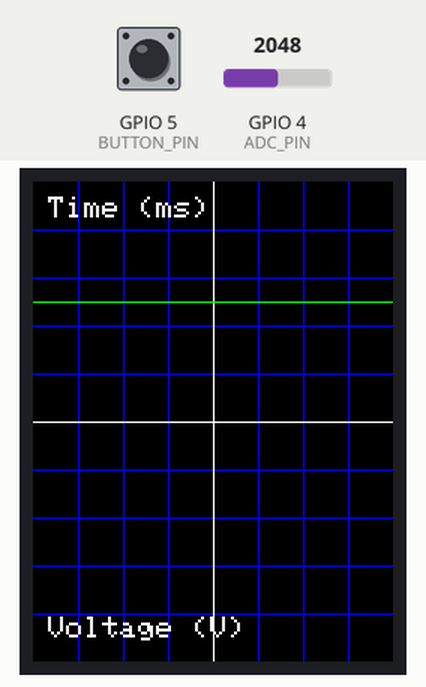
Bench run of a sketch on a simulated ESP32. Parts: 240×320 colour display. Inputs (shaded band) come from the test bench; at power-on: GPIO 4 (ADC_PIN) = 2048, GPIO 5 (BUTTON_PIN) HIGH. Nothing arrives over Bluetooth unless stated; what the sketch prints to the serial monitor is not drawn.

Above: at 1.4 s.
1.5 s: GPIO 4 (ADC_PIN) set to 1043
At 3.0 s:
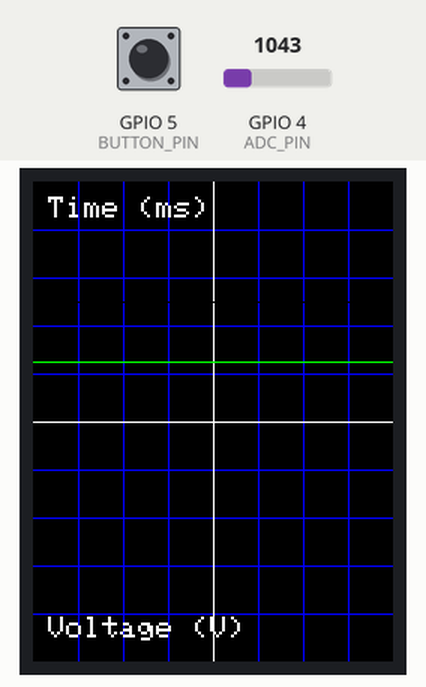
3.3 s: GPIO 4 (ADC_PIN) set to 963
At 4.2 s:
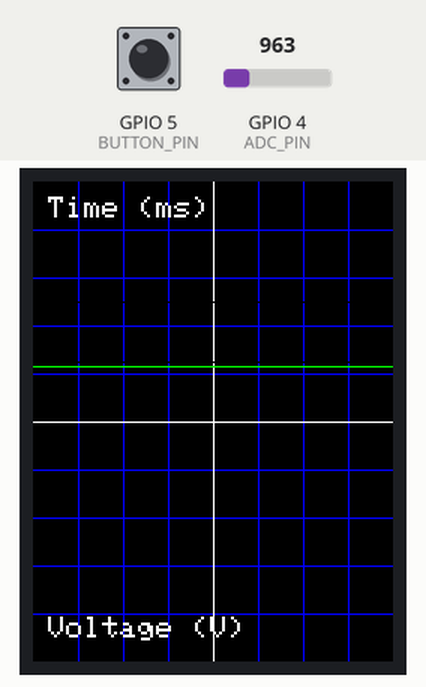
5.1 s: GPIO 5 (BUTTON_PIN) pulled LOW for 0.15 s
6.7 s: GPIO 5 (BUTTON_PIN) pulled LOW for 1 s
Timing chart, 0 to 7.6 s (numbered marks = the images above; inputs shaded):
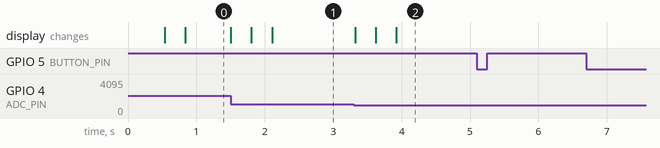

Measured:
- after the input at 1.5 s, the display: first changes at once (image 1 shows a later state)
- after the input at 3.3 s, the display: first changes at once (image 2 shows a later state)

The sketch:

oscilloscope.ino
```cpp
//with successful runstop button
#include <Adafruit_GFX.h>
#include <Adafruit_ST7789.h>
#include <SPI.h>
#include <math.h>
#include "BluetoothSerial.h"

#define TFT_CS     14
#define TFT_RST    15
#define TFT_DC     32
#define TFT_SCK    18
#define TFT_MOSI   23
#define ADC_PIN    4     // ADC input from signal source
#define BUTTON_PIN 5     // Push button to pause/resume

Adafruit_ST7789 tft = Adafruit_ST7789(TFT_CS, TFT_DC, TFT_RST);
BluetoothSerial SerialBT;

const int screenWidth = 240;
const int screenHeight = 320;
const int midY = screenHeight / 2;  // Center Y position (0V)

int prevY[screenWidth];  // Store previous Y values for clearing
bool isPaused = false;   // Pause flag

void setup() {
    Serial.begin(115200);
    SerialBT.begin("ESP32_Scope"); // Bluetooth device name
    pinMode(BUTTON_PIN, INPUT_PULLUP); // Button with internal pull-up resistor
    tft.init(240, 320);
    tft.setRotation(0);

    drawFullScreenGUI();
    memset(prevY, midY, sizeof(prevY)); // Initialize previous Y positions
}

void loop() {
    // Check if button is pressed (with debouncing)
    static bool lastButtonState = HIGH;
    bool buttonState = digitalRead(BUTTON_PIN);

    if (buttonState == LOW && lastButtonState == HIGH) {
        delay(50); // Debounce delay
        isPaused = !isPaused;  // Toggle pause state
        Serial.println(isPaused ? "Paused" : "Resumed");
    }
    lastButtonState = buttonState;

    if (isPaused) return;  // Stop updating display if paused

    static int x = 0;

    int adcValue = analogRead(ADC_PIN);
    float voltage = adcValue * (3.3 / 4095.0);

    Serial.print("ADC: "); Serial.print(adcValue);
    Serial.print(" | Voltage: "); Serial.println(voltage);
    SerialBT.print("ADC: "); SerialBT.print(adcValue);
    SerialBT.print(" | Voltage: "); SerialBT.println(voltage);

    int y = map(adcValue, 0, 4095, screenHeight / 2, 0);
    tft.drawPixel(x, prevY[x], ST77XX_BLACK); // Erase previous pixel
    tft.drawPixel(x, y, ST77XX_GREEN);
    prevY[x] = y;

    x++;
    if (x >= screenWidth) {
        x = 0;
    }

    delayMicroseconds(50);
}

void drawFullScreenGUI() {
    tft.fillScreen(ST77XX_BLACK);
    drawGrid();
    tft.drawFastHLine(0, midY, screenWidth, ST77XX_WHITE);
    tft.drawFastVLine(screenWidth / 2, 0, screenHeight, ST77XX_WHITE);
    tft.setTextColor(ST77XX_WHITE);
    tft.setTextSize(2);
    tft.setCursor(10, 10);
    tft.print("Time (ms)");
    tft.setCursor(10, screenHeight - 30);
    tft.print("Voltage (V)");
}

void drawGrid() {
    int columnSpacing = screenWidth / 8;
    for (int i = 1; i < 8; i++) {
        int x = i * columnSpacing;
        tft.drawFastVLine(x, 0, screenHeight, ST77XX_BLUE);
    }

    int rowSpacing = screenHeight / 10;
    for (int i = 1; i < 10; i++) {
        int y = i * rowSpacing;
        tft.drawFastHLine(0, y, screenWidth, ST77XX_BLUE);
    }
}
```
